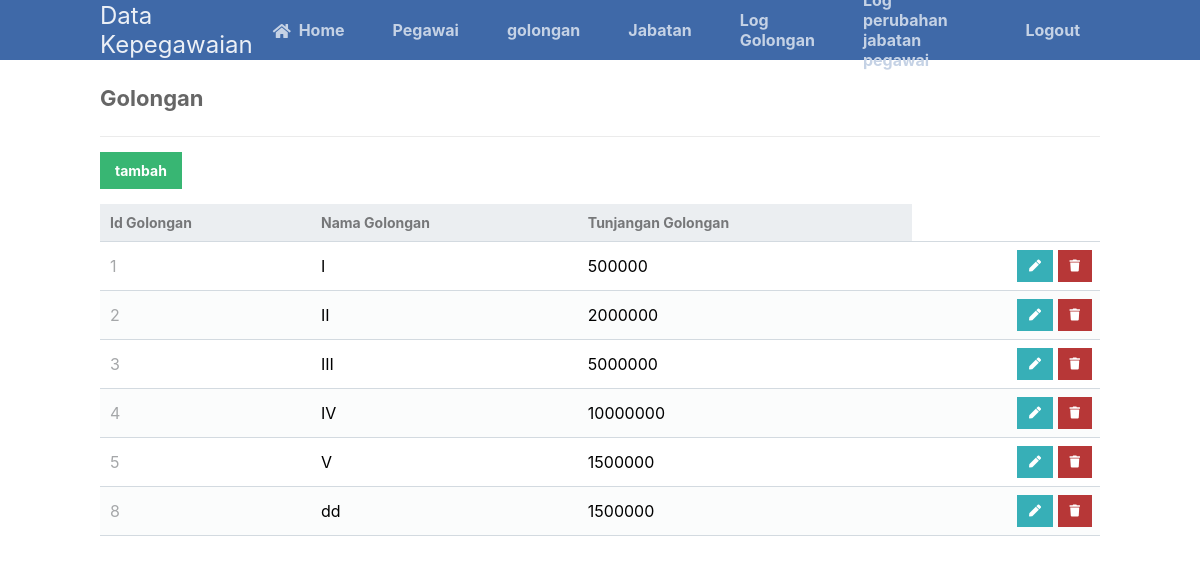
Screenshot of /golongan.php (signed in) with the database file from the repository.
### tables this page shows
CREATE TABLE `golongan` (
  `id_golongan` varchar(1) NOT NULL,
  `nama_golongan` varchar(4) NOT NULL,
  `tunjangan_golongan` int(10) NOT NULL
);

### golongan.php (the view, shortened to what this page needs)
<?php
include 'functions.php';
$pdo = pdo_connect_mysql();
$page = isset($_GET['page']) && is_numeric($_GET['page']) ? (int)$_GET['page'] : 1;
$records_per_page = 100;
$stmt = $pdo->prepare('SELECT * FROM golongan ORDER BY id_golongan LIMIT :current_page, :record_per_page');
$stmt->bindValue(':current_page', ($page-1)*$records_per_page, PDO::PARAM_INT);
$stmt->bindValue(':record_per_page', $records_per_page, PDO::PARAM_INT);
$stmt->execute();
$contacts = $stmt->fetchAll(PDO::FETCH_ASSOC);
?>
<?=template_header('Read')?>
<div class="content read">
	<h2>Golongan</h2>
	<a href="create-golongan.php" class="create-contact">tambah</a>
	<table>
        <thead>
            <tr>
                <td>Id Golongan</td>
                <td>Nama Golongan</td>
                <td>Tunjangan Golongan</td>
            </tr>
        </thead>
        <tbody>
            <?php foreach ($contacts as $contact): ?>
            <tr>
                <td><?=$contact['id_golongan']?></td>
                <td><?=$contact['nama_golongan']?></td>
                <td><?=$contact['tunjangan_golongan']?></td>
                <td class="actions">
                    <a href="update-golongan.php?id_golongan=<?=$contact['id_golongan']?>" class="edit"><i class="fas fa-pen fa-xs"></i></a>
                    <a href="delete-golongan.php?id_golongan=<?=$contact['id_golongan']?>" class="trash"><i class="fas fa-trash fa-xs"></i></a>
                </td>
            </tr>
            <?php endforeach; ?>
        </tbody>
    </table>
</div>
<?=template_footer()?>

### functions.php (shortened to what this page needs)
<?php
function template_header($title) {
echo <<<EOT
<!DOCTYPE html>
<html>
	<head>
		<meta charset="utf-8">
		<title>$title</title>
		<link href="style.css" rel="stylesheet" type="text/css">
		<link rel="stylesheet" href="https://use.fontawesome.com/releases/v5.7.1/css/all.css">
	</head>
	<body>
    <nav class="navtop">
    	<div>
    		<h1>Data Kepegawaian</h1>
            <a href="index.php"><i class="fas fa-home"></i>Home</a>
			<a href="pegawai.php"><i class="fas fa-"></i>Pegawai</a>
			<a href="golongan.php"><i class="fas fa-"></i>golongan</a>
			<a href="jabatan.php"><i class="fas fa-"></i>Jabatan</a>
			<a href="log_golongan.php"><i class="fas fa-"></i>Log Golongan</a>
			<a href="log_jabatan.php"><i class="fas fa-"></i>Log perubahan jabatan pegawai</a>
			<a href="logout.php"><i class="fas fa-"></i>Logout</a>
    	</div>
    </nav>
EOT;
}
function template_footer() {
echo <<<EOT
    </body>
</html>
EOT;
}
?>

### style.css (style rules this page uses)
* { box-sizing: border-box; font-family: -apple-system, BlinkMacSystemFont, "segoe ui", roboto, oxygen, ubuntu, cantarell, "fira sans", "droid sans", "helvetica neue", Arial, sans-serif; font-size: 16px; -webkit-font-smoothing: antialiased; -moz-osx-font-smoothing: grayscale; }
body { background-color: #FFFFFF; margin: 0; }
.navtop { background-color: #3f69a8; height: 60px; width: 100%; border: 0; }
.navtop div { display: flex; margin: 0 auto; width: 1000px; height: 100%; }
.navtop div h1, .navtop div a { display: inline-flex; align-items: center; }
.navtop div h1 { flex: 1; font-size: 24px; padding: 0; margin: 0; color: #ecf0f6; font-weight: normal; }
.navtop div a { padding: 0 20px; text-decoration: none; color: #c5d2e5; font-weight: bold; }
.navtop div a i { padding: 2px 8px 0 0; }
.content { width: 1000px; margin: 0 auto; }
.content h2 { margin: 0; padding: 25px 0; font-size: 22px; border-bottom: 1px solid #ebebeb; color: #666666; }
.read .create-contact { display: inline-block; text-decoration: none; background-color: #38b673; font-weight: bold; font-size: 14px; color: #FFFFFF; padding: 10px 15px; margin: 15px 0; }
.read table { width: 100%; padding-top: 30px; border-collapse: collapse; }
.read table thead { background-color: #ebeef1; border-bottom: 1px solid #d3dae0; }
.read table thead td { padding: 10px; font-weight: bold; color: #767779; font-size: 14px; }
.read table tbody tr { border-bottom: 1px solid #d3dae0; }
.read table tbody tr:nth-child(even) { background-color: #fbfcfc; }
.read table tbody tr td { padding: 10px; }
.read table tbody tr td:nth-child(1) { color: #a5a7a9; }
.read table tbody tr td.actions { padding: 8px; text-align: right; }
.read table tbody tr td.actions .edit, .read table tbody tr td.actions .trash { display: inline-flex; text-align: right; text-decoration: none; color: #FFFFFF; padding: 10px 12px; }
.read table tbody tr td.actions .trash { background-color: #b73737; }
.read table tbody tr td.actions .edit { background-color: #37afb7; }

### rows the page displays
golongan: id_golongan "1", nama_golongan "I", tunjangan_golongan "500000"
golongan: id_golongan "2", nama_golongan "II", tunjangan_golongan "2000000"
golongan: id_golongan "3", nama_golongan "III", tunjangan_golongan "5000000"
golongan: id_golongan "4", nama_golongan "IV", tunjangan_golongan "10000000"
golongan: id_golongan "5", nama_golongan "V", tunjangan_golongan "1500000"
golongan: id_golongan "8", nama_golongan "dd", tunjangan_golongan "1500000"
